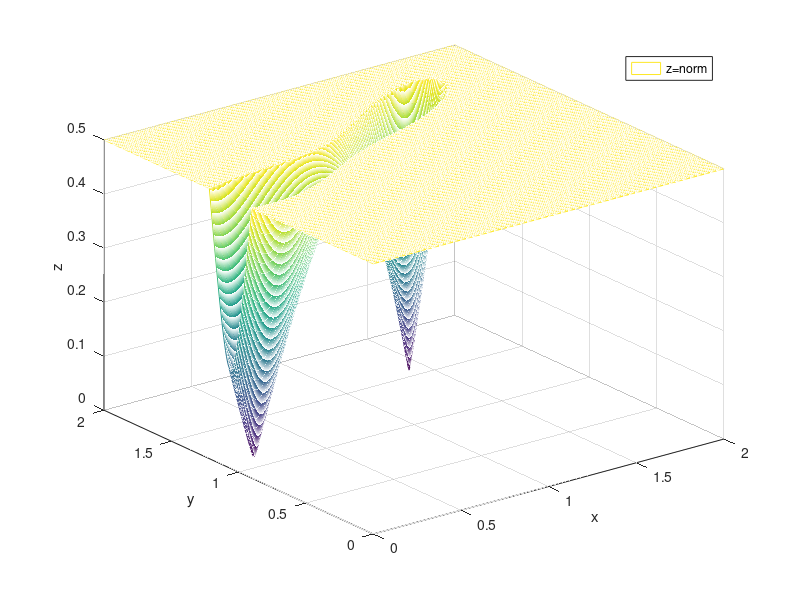

MATLAB code for this plot: (Note: this script raises an error after producing the figure.)
% TP8
clear all;

% appliquer Newton-Raphson à une focntion vecorielle
% fct vectorielles:
% F=@(x) [cos(x), sin(x), tan(x)]
% F=@(x,y) [cos(x)+sin(y), x-y*cos(x)]
% (on veut recycler ce qu'on a fait au tp précédant (?))
% on peut aussi faire
% F = @(x) [sin(x(1)), cos(x(2))+x(1)]  (ici x est un vecteur, ex: x=[1,3])
% ce dernier est préferable pour réutiliser nos algo qui étaient scalaires à la base

% la dérivée d'un fonction vectorielle est la matrice jacobienne
% Fp = @(x) [DF_1/Dx_1, DF_2/Dx_2, DF_3/Dx_3]

% on va devoir modifer une ligne de l'algo de Newton-Raphson:
% x^(k+1) = x^(k) - f(x_k)/f'(x_k)

% Ax=b  x=b/A  <=> x=A\b sur Octave
% ligne 15 // //  - Fp(x)\F(x)   => va tout le temps fonctionner même si scalaire


%fct du b)
F=@(x) [x(1).^2-x(2)-1; (x(1)-2).^2+(x(2)-0.5).^2-1]

%x = -2:0.1:2
x = linspace(0, 2, 300);
y = linspace(0, 2, 300);

# plutot que de chercher l'intersection de deux surfaces, on va regarder la norme d'un vecteur, et trouver sa racine dans un mesh
for i=1:size(x,2)
  for j=1:size(y,2)
    z(i,j)=min(norm(F([x(i),y(j)])),0.5); % Le min est juste pour que ce soit plus clair sur le mesh. Attention parentheses, une erreur est vite arrivee
  endfor
endfor
mesh(x, y, z) % (set(gca,'Zlim',[-1,1]) dans command window)
xlabel('x'); ylabel('y'); zlabel('z')
legend('z=norm')

% on peut voir une racine en x=0.2, y=1.1
% et l'autre en x=1.5, y=1.6

% c)

%jacobienne Fp
#   [df1/dx1 , df1/dx2 ; df2/dx1 , df2/dx2]
Fp=@(x) [2*x(1), -1; 2*x(1)-4, 2*x(2)-1]

x0_1 = [1.5; 1.6];
x0_2 = [0.2; 1.1];

[n1_nr , sol1_nr] = tp7newtonraphson( F, Fp, x0_1)

[n2_nr , sol2_nr] = tp7newtonraphson( F, Fp, x0_2)
